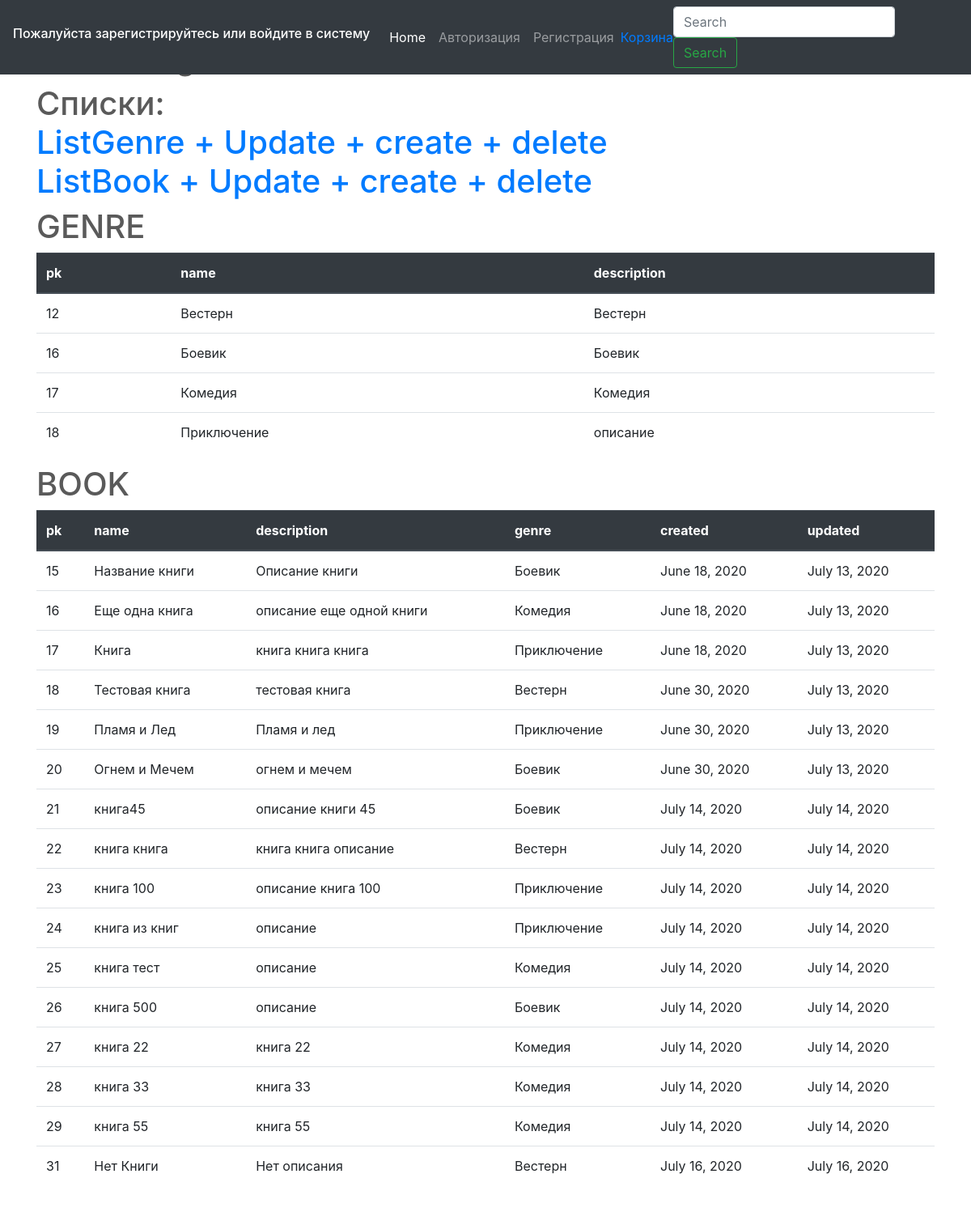
/test/, run on an earlier commit of the app's database.
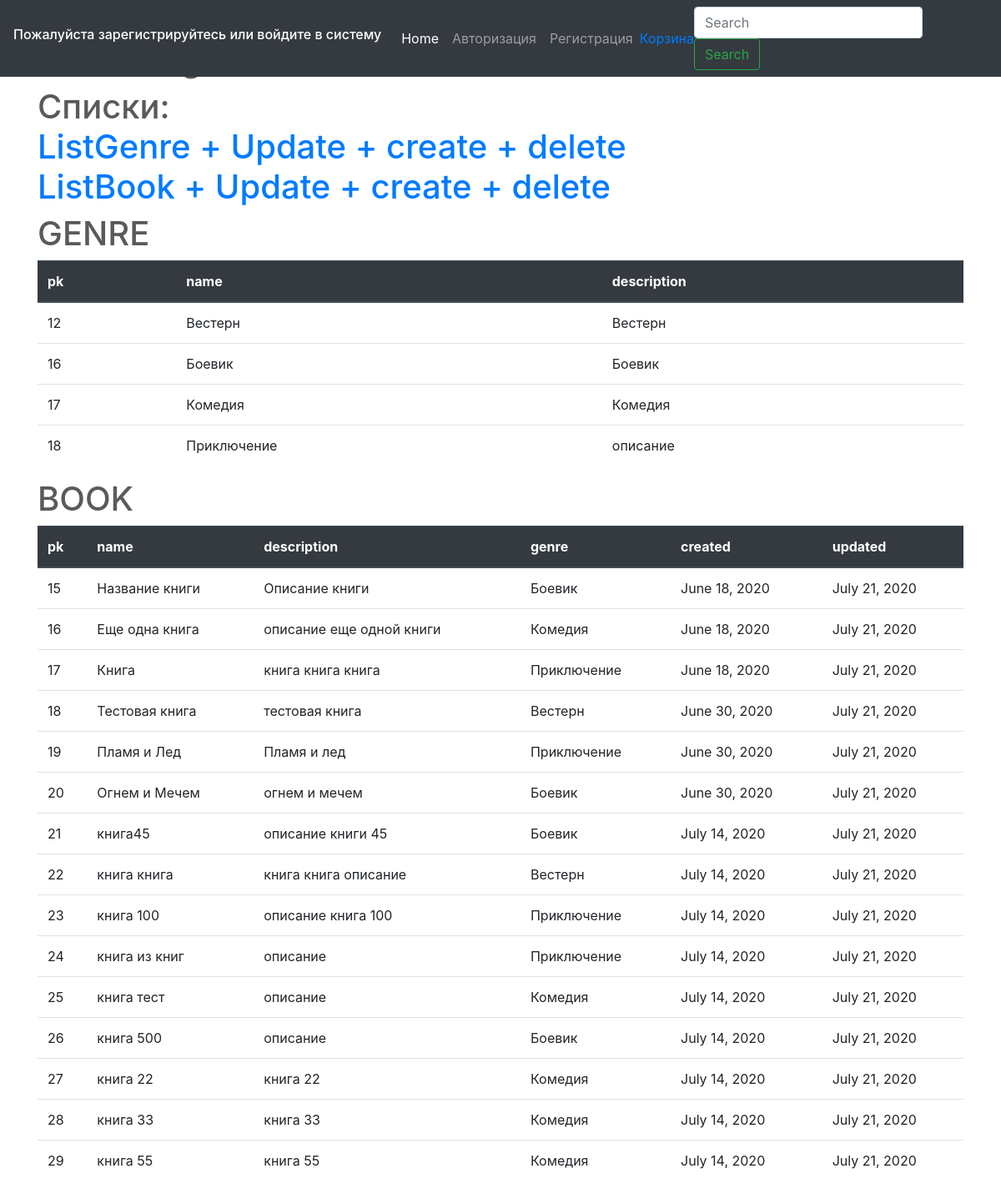
And on a later commit of the database.
### testapp/models.py (models this page shows, shortened)
class Genre(models.Model):
    name = models.CharField(verbose_name='Название жанра', max_length=100)
    description = models.TextField(verbose_name='Описание жанра', null=True, blank=True)
    def __str__(self):
        return self.name

class Book(models.Model):
    CATEGORY = (
        ('На складе', 'На складе'),
        ('Отсутствует на складе', 'Отсутствует на складе')
    )
    name = models.CharField(
        verbose_name='Название Книги', max_length=200
        )
    description = models.TextField(
        verbose_name='Описание Книги', null=True, blank=True
        )
    genre = models.ForeignKey(
        Genre, on_delete=models.PROTECT, verbose_name='Жанр Книги',
        )
    writer = models.ManyToManyField(
        Writer)
    created = models.DateField(
        verbose_name='Создано', auto_now=False, auto_now_add=True
        )
    updated = models.DateField(
        verbose_name='Изменено', auto_now=True, auto_now_add=False
        )
    book_image = models.ImageField(
        verbose_name='Изображение книги', upload_to='profile', null=True, blank=True
        )
    price = models.FloatField(verbose_name='Цена', null=True)
    category = models.CharField(verbose_name='Статус', null=True, max_length=25, choices=CATEGORY)
    quantity_in_stok = models.IntegerField(verbose_name='Количество на складе', max_length=3)

### testapp/views.py (the view)
# urls.py: path('test/', test),
def test(request):
    genre = Genre.objects.all()
    books = Book.objects.all()
    context = {'genre': genre, 'books': books}
    return render(request, template_name='testapp/test.html', context= context)

### testapp/templates/testapp/test.html (shortened to what this page needs)
{% extends 'base.html' %}
{% load static %}
{% block body %}
<div class="container">
<h1>Home Page</h1>
</div>
<div class="container">
<h1> Списки:</h><br>
    <a href="/listgenre/"> ListGenre + Update + create + delete</a><br>
    <a href="/listbook/"> ListBook + Update + create + delete</a><br>
    <h1>GENRE</h1>
     <table class="table">
     <thead class="thead-dark">
     <tr>
     <th>pk</th><th>name</th><th>description</th>
     </tr>
     </thead>
     {% for genre in genre  %}
        <tr>
            <td>{{genre.pk}}</td><td>{{genre.name}}</td><td>{{genre.description}}</td>
        </tr>
     {% endfor %}
     </table>
     <h1>BOOK</h1>
     <table class="table">
     <thead class="thead-dark">
     <tr>
     <th>pk</th><th>name</th><th>description</th><th>genre</th><th>created</th><th>updated</th>
     </tr>
     </thead>
     {% for book in books  %}
        <tr>
            <td>{{book.pk}}</td>
            <td>{{book.name}}</td>
            <td>{{book.description}}</td>
            <td>{{book.genre}}</td>
            <td>{{book.created}}</td>
            <td>{{book.updated}}</td>
        </tr>
     {% endfor %}
     </table>
</div>
{% endblock body %}

What changed in the data, as far as the page shows it:
removed Book: pk "31", name "Нет Книги", description "Нет описания", genre "Вестерн", created "July 16, 2020", updated "July 16, 2020"
changed Book "Название книги": updated "July 13, 2020" → "July 21, 2020"
changed Book "Еще одна книга": updated "July 13, 2020" → "July 21, 2020"
changed Book "Книга": updated "July 13, 2020" → "July 21, 2020"
changed Book "Тестовая книга": updated "July 13, 2020" → "July 21, 2020"
changed Book "Пламя и Лед": updated "July 13, 2020" → "July 21, 2020"
changed Book "Огнем и Мечем": updated "July 13, 2020" → "July 21, 2020"
changed Book "книга45": updated "July 14, 2020" → "July 21, 2020"
changed Book "книга книга": updated "July 14, 2020" → "July 21, 2020"
changed Book "книга 100": updated "July 14, 2020" → "July 21, 2020"
changed Book "книга из книг": updated "July 14, 2020" → "July 21, 2020"
changed Book "книга тест": updated "July 14, 2020" → "July 21, 2020"
changed Book "книга 500": updated "July 14, 2020" → "July 21, 2020"
changed Book "книга 22": updated "July 14, 2020" → "July 21, 2020"
changed Book "книга 33": updated "July 14, 2020" → "July 21, 2020"
changed Book "книга 55": updated "July 14, 2020" → "July 21, 2020"
